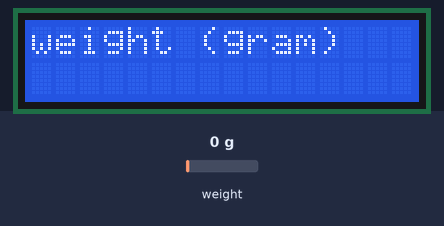
A sketch run on a simulated ESP32. Shown: 16×2 character LCD. Inputs (shaded band) come from the test bench; at power-on: weight on the scale 0 g. WiFi joins after 1.5 s; servers stay silent unless stated; what the sketch prints to the serial monitor is not drawn.

Above: at 2.1 s.
At 6.7 s:
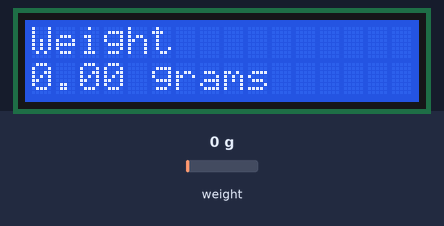
6.8 s: weight on the scale set to 100 g
At 9.3 s:
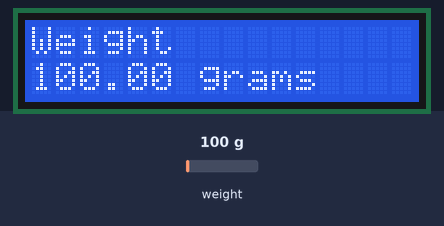
9.8 s: weight on the scale set to 1250 g
At 11.4 s:
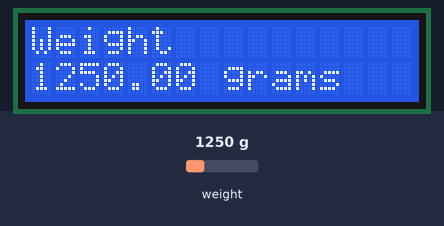
12.8 s: weight on the scale set to 2500 g
At 15.5 s:
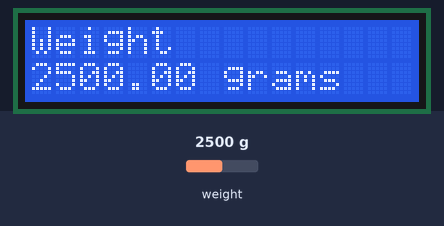
Timing chart, 0 to 17.0 s (numbered marks = the images above; inputs shaded):
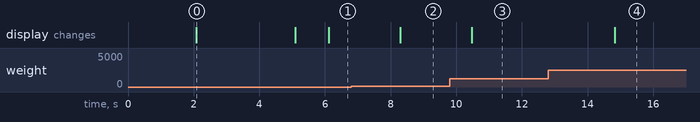

The sketch:

Loadcell_Calibration_Code.ino
```cpp
#include <Arduino.h>
#include "HX711.h"
#include <Wire.h>
#include <LiquidCrystal_I2C.h>
#include <WiFi.h>
#include <FirebaseESP32.h>

// WiFi credentials
const char* ssid = "Karthick";
const char* password = "12345678";

// Firebase credentials
#define FIREBASE_HOST "https://peanutapp-10c6d-default-rtdb.firebaseio.com/"
#define FIREBASE_AUTH "AIzaSyBJJ3P7o4o23UemANxWT0jA3cLRWp4zJLw"

// HX711 circuit wiring
const int LOADCELL_DOUT_PIN = 2;  // DT pin connected to GPIO 4
const int LOADCELL_SCK_PIN = 4;   // SCK pin connected to GPIO 2

// LCD I2C wiring
const int I2C_SDA_PIN = 21;       // SDA pin connected to GPIO 21
const int I2C_SCL_PIN = 22;       // SCL pin connected to GPIO 22
const int I2C_ADDR = 0x26;        // I2C address of the LCD
const int LCD_COLUMNS = 16;       // Number of columns on the LCD
const int LCD_ROWS = 2;           // Number of rows on the LCD

HX711 scale;
LiquidCrystal_I2C lcd(I2C_ADDR, LCD_COLUMNS, LCD_ROWS);

// Create a Firebase Data object
FirebaseData firebaseData;

// Create Firebase config and auth objects
FirebaseConfig config;
FirebaseAuth auth;

void setup() {
  Serial.begin(9600);
  Serial.println("HX711 and I2C LCD Demo");

  // Connect to WiFi
  WiFi.begin(ssid, password);
  while (WiFi.status() != WL_CONNECTED) {
    delay(1000);
    Serial.println("Connecting to WiFi...");
  }
  Serial.println("Connected to WiFi");

  // Set Firebase config
  config.host = FIREBASE_HOST;
  config.api_key = FIREBASE_AUTH;

  // Set Firebase authentication
  auth.user.email = "techcrusaders@gmail.com";
  auth.user.password = "12345678";

  // Initialize Firebase
  Firebase.begin(&config, &auth);
  Firebase.reconnectWiFi(true);

  // Initialize the HX711
  scale.begin(LOADCELL_DOUT_PIN, LOADCELL_SCK_PIN);
  scale.set_offset(82969);  // Set calibration offset
  scale.set_scale(2042.432617);  // Set calibration scale

  // Initialize the LCD
  Wire.begin(I2C_SDA_PIN, I2C_SCL_PIN);
  lcd.init();
  lcd.backlight();

  // Display initial message
  lcd.setCursor(0, 0);
  lcd.print("weight (gram)");
  delay(3000);  // Display welcome message for 2 seconds
  lcd.clear();
  lcd.setCursor(0, 0);
  lcd.print("Weight");
}

void loop() {
  // Read weight from the load cell
  float weight = scale.get_units(10);

  // Ensure weight is non-negative
  if (weight < 0) {
    weight = 0.00;
  }

  // Print weight to the serial monitor
  Serial.print("Weight: ");
  Serial.print(weight, 2);
  Serial.println(" grams");

  // Display weight on the LCD
  lcd.setCursor(0, 1);
  lcd.print("                "); // Clear previous value
  lcd.setCursor(0, 1);
  lcd.print(weight, 2);
  lcd.print(" grams");

  // Prepare JSON data
  String path = "/demo";
  FirebaseJson json;
  json.set("weight2", weight);

  // Send data to Firebase
  if (Firebase.updateNode(firebaseData, path, json)) {
    Serial.println("Data updated successfully");
  } else {
    Serial.println("Failed to update data");
    Serial.println("REASON: " + firebaseData.errorReason());
  }

  delay(1000);  // Read every second
}
```

Measured:
- after the input at 6.8 s, the display: changes after 1.5 s (image 2)
- after the input at 9.8 s, the display: changes after 0.67 s (image 3)
- after the input at 12.8 s, the display: changes after 2.0 s (image 4)
- what the display in image 0 shows lasts 3.0 s, from 2.1 s to 5.1 s
